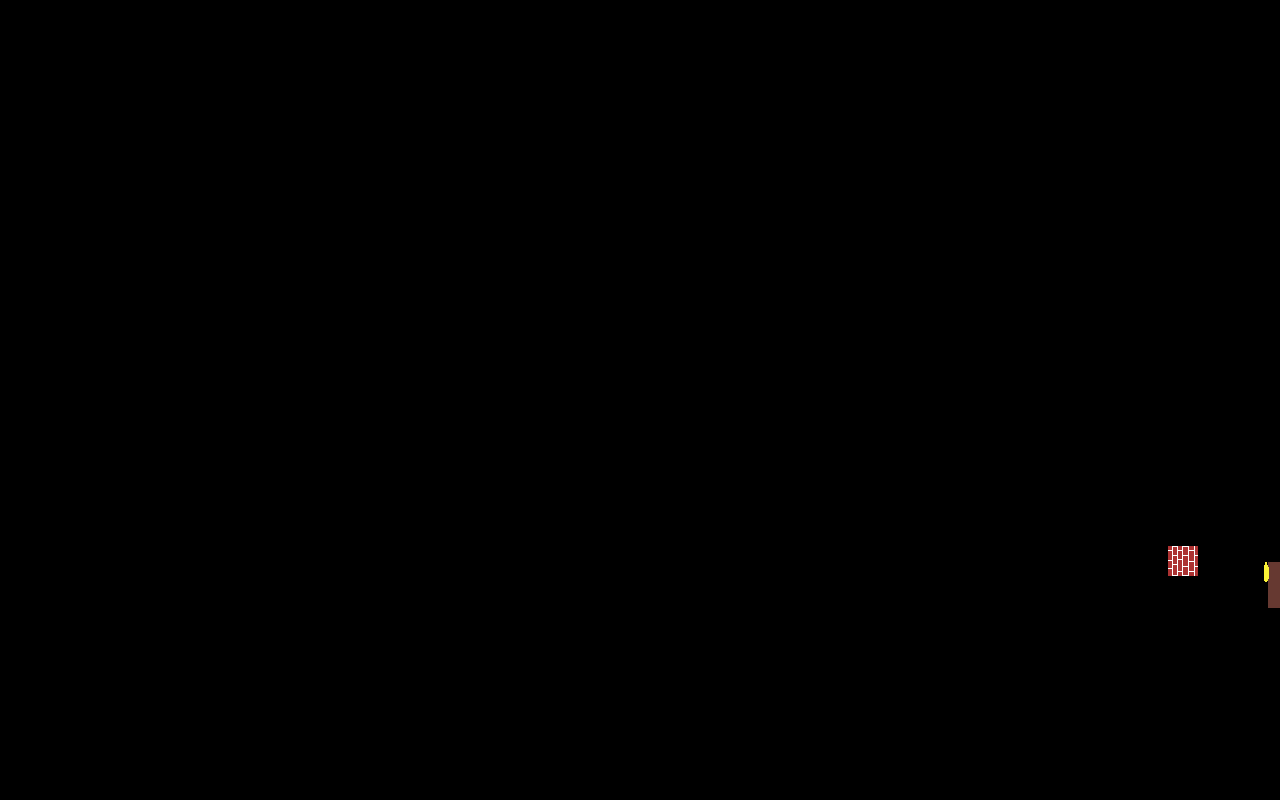

The image is a tile-based game level rendered from a .tmx file. Its description and source (layers, tilesets, objects; grid data summarised) follow:
An orthogonal 80x50 tile map with 16x16 px tiles, 2 tile layers (brick, floor) and 1 object.

<map version="1.0" orientation="orthogonal" renderorder="right-up" width="80" height="50" tilewidth="16" tileheight="16" nextobjectid="75">
 <tileset firstgid="1" name="tiles" tilewidth="46" tileheight="46">
  <tile id="0">
   <image width="30" height="30" source="Bricks.png" />
   <objectgroup draworder="index">
    <object id="0" x="2" y="2" width="26" height="28" />
   </objectgroup>
  </tile>
  <tile id="1">
   <image width="30" height="46" source="door3.png" />
  </tile>
  <tile id="2">
   <image width="30" height="46" source="doorflip.png" />
  </tile>
  <tile id="3">
   <image width="46" height="30" source="doorDown.png" />
  </tile>
  <tile id="4">
   <image width="32" height="32" source="floor.png" />
  </tile>
 </tileset>
 <layer name="brick" width="80" height="50">
  <data>[4000 cells, 2 non-empty, 2 distinct tile ids]</data>
 </layer>
 <objectgroup name="collision" />
 <layer name="floor" width="80" height="50">
  <data>[4000 cells, 0 non-empty, 0 distinct tile ids]</data>
 </layer>
</map>
